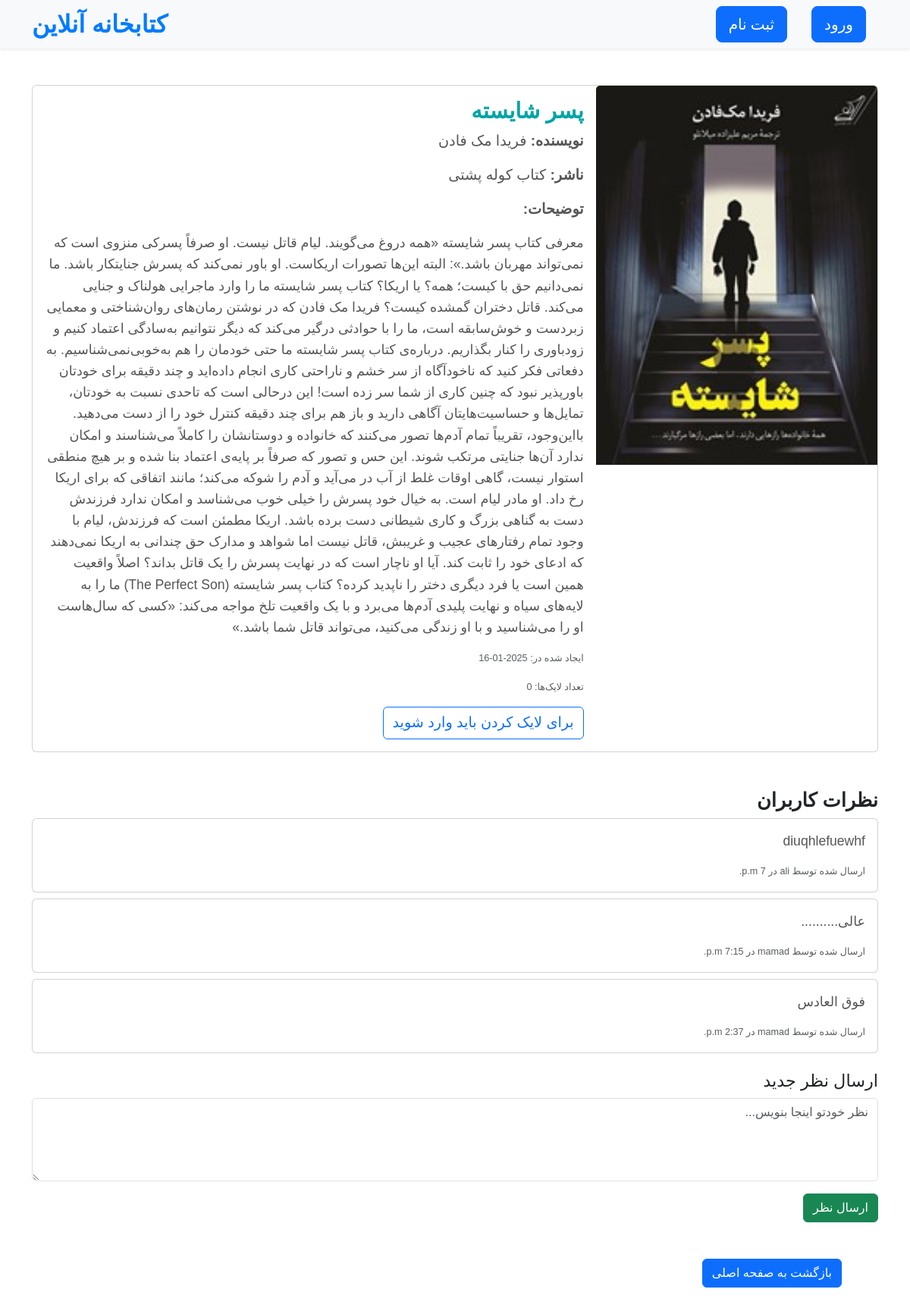
The app's page /book-detail/2/ with its own data.
### Book/models.py (models this page shows, shortened)
class Book(models.Model):
    image = models.ImageField(upload_to='img/', null=True)
    user = models.ForeignKey(User, on_delete=models.CASCADE)
    title = models.CharField(max_length=100, null=False)
    author = models.CharField(max_length=100, null=False)
    description = models.TextField(null=False)
    publisher = models.CharField(max_length=100, null=False)
    translator = models.CharField(max_length=100, null=True, blank=True)
    created_at = models.DateTimeField(auto_now_add=True, null=False)
    comments_count = models.IntegerField(default=0, null=False)
    likes = models.ManyToManyField(User, related_name='liked_books', blank=True)
    def likes_count(self):
        return self.likes.count()

class Comment(models.Model):
    author = models.ForeignKey(User, null=False, on_delete=models.CASCADE)
    book = models.ForeignKey(Book, null=False, on_delete=models.CASCADE)
    text = models.TextField(null=False, blank=False)
    created_at = models.TimeField(auto_now_add=True)

### Book/views.py (the view)
# urls.py: path('book-detail/<int:pk>/',views.book_detail,name='book_detail'),
def book_detail(request, pk):
    book = Book.objects.get(id=pk)
    comments = Comment.objects.filter(book=book) # کامنت های کتاب
    if request.method == 'POST':
        if request.user.is_authenticated:
            form = CommentForm(request.POST)
            if form.is_valid():
                comment = form.save(commit=False)
                comment.author = request.user
                comment.book = book
                comment.save()
                book.comments_count += 1
                book.save()
                return redirect(reverse('Book:book_detail', args=[pk]))  # برگشت به جزئیات کتاب
        else:
            return redirect('Book:login')
    else:
        if book is None:
            return redirect('Book:index')
        else:
            form = CommentForm()
            return render(request, 'book_detail.html', {'book': book, 'comments': comments, 'form': form})

### Book/forms.py
class CommentForm(forms.ModelForm):
    class Meta:
        model = Comment
        fields = ['text']
        widgets = {
            'text': forms.Textarea(attrs={
                'class': 'form-control',
                'placeholder': 'نظر خودتو اینجا بنویس...',
                'rows': 4
            })
        }
        labels = {
            'text': 'متن نظر:',
        }
        book = forms.CharField(widget=forms.HiddenInput(), required=False)
        author = forms.CharField(widget=forms.HiddenInput(), required=False)

### Book/templates/book_detail.html (shortened to what this page needs)
{% extends 'base.html' %}
{% block content %}
<div class="container mt-5" dir="rtl" style="font-family: 'IRANSans', Arial, sans-serif;">
    <div class="card mb-3">
        <div class="row g-0">
            <div class="col-md-4">
                {% if book.image %}
                    <img src="{{ book.image.url }}" class="card-img-top" alt="{{ book.title }}" style="height: 500px; object-fit: cover;">
                {% else %}
                    <img src="https://picsum.photos/300/500" class="card-img-top" alt="{{ book.title }}" style="height: 500px; object-fit: cover;">
                {% endif %}
            </div>
            <div class="col-md-8">
                <div class="card-body text-end">
                    <h5 class="card-title" style="font-size: 1.8rem; font-weight: bold;">{{ book.title }}</h5>
                    <p class="card-text" style="font-size: 1.2rem;"><strong>نویسنده:</strong> {{ book.author }}</p>
                    <p class="card-text" style="font-size: 1.2rem;"><strong>ناشر:</strong> {{ book.publisher }}</p>
                    <p class="card-text" style="font-size: 1.2rem;"><strong>توضیحات:</strong></p>
                    <p class="card-text" style="font-size: 1.1rem; line-height: 1.6;">{{ book.description }}</p>
                    <p class="card-text"><small class="text-muted">ایجاد شده در: {{ book.created_at|date:"Y-m-d" }}</small></p>
                    <p class="card-text"><small class="text-muted">تعداد لایک‌ها: <span class="likes-count">{{ book.likes_count }}</span></small></p>
                    {% if request.user.is_authenticated %}
                        <form action="{% url 'Book:toggle_like' book.pk %}" method="post">
                            {% csrf_token %}
                            <button type="submit" class="btn btn-outline-primary">
                                {% if request.user in book.likes.all %}
                                    ❤️ لایک شده
                                {% else %}
                                    ♡ لایک
                                {% endif %}
                            </button>
                        </form>
                    {% else %}
                        <a href="{% url 'Book:login' %}" class="btn btn-outline-primary" style="font-size: 1.2rem;">برای لایک کردن باید وارد شوید</a>
                    {% endif %}
                </div>
            </div>
        </div>
    </div>
    <div class="mt-5">
        <h4 style="font-size: 1.6rem; font-weight: bold;">نظرات کاربران</h4>
        <div class="comments-list mb-4">
            {% if comments %}
                {% for comment in comments %}
                    <div class="card mb-2">
                        <div class="card-body">
                            <p class="card-text" style="font-size: 1.1rem;">{{ comment.text }}</p>
                            <p class="card-text" style="font-size: 0.9rem;">
                                <small class="text-muted">ارسال شده توسط {{ comment.author }} در {{ comment.created_at }}</small>
                            </p>
                        </div>
                    </div>
                {% endfor %}
            {% else %}
                <p class="text-muted" style="font-size: 1rem;">هنوز نظری ثبت نشده است.</p>
            {% endif %}
        </div>
        <h5 style="font-size: 1.4rem;">ارسال نظر جدید</h5>
        <form method="post">
            <div class="mb-3">
                {{ form.text }}
            </div>
            <button type="submit" class="btn btn-success">ارسال نظر</button>
        </form>
    </div>
    <div dir="rtl">
        <a href="{% url 'Book:index' %}" class="btn btn-primary m-5">بازگشت به صفحه اصلی</a>
    </div>
</div>
{% endblock %}

### static/css/style.css (style rules this page uses)
body { font-family: Arial, sans-serif; margin: 0; padding: 0; background-color: #f4f4f4; color: #333; }
.card { border: none; border-radius: 15px; overflow: hidden; transition: transform 0.2s ease, box-shadow 0.2s ease; }
.card-img-top { height: 300px; width: 100%; object-fit: cover; }
.btn-primary { background-color: rgb(0, 164, 166); border: none; transition: background-color 0.3s ease; }
.card-body p { font-size: 0.9rem; color: #555; }
.card-body h5 { font-size: 1.1rem; color: rgb(0, 164, 166); }
.card-body a { text-decoration: none; }

### records on screen
Book: image (picture), title "پسر شایسته", author "فریدا مک فادن", publisher "کتاب کوله پشتی", description "معرفی کتاب پسر شایسته «همه دروغ می‌گویند. لیام قاتل نیست. او صرفاً پسرکی منزوی است که نمی‌تواند مهربان باشد.»: البته این‌ها تصورات اریکاست. او باور نمی‌کند که پسرش جنایتکار باشد. ما نمی‌دانیم حق با کیست؛ همه؟ یا اریکا؟ کتاب پسر شایسته ما را وارد ماجرایی هولناک و جنایی می‌کند. قاتل دختران گمشده کیست؟ فریدا مک فادن که در نوشتن رمان‌های روان‌شناختی و معمایی زبردست و خوش‌سابقه است، ما را با حوادثی درگیر می‌کند که دیگر نتوانیم به‌سادگی اعتماد کنیم و زودباوری را کنار بگذاریم. درباره‌ی کتاب پسر شایسته ما حتی خودمان را هم به‌خوبی‌نمی‌شناسیم. به دفعاتی فکر کنید که ناخودآگاه از سر خشم و ناراحتی کاری انجام داده‌اید و چند دقیقه برای خودتان باورپذیر نبود که چنین کاری از شما سر زده است! این درحالی است که…", created_at "2025-01-16", likes_count "0"
Comment: text "diuqhlefuewhf", created_at "7 p.m."
Comment: text "عالی..........", author "mamad", created_at "7:15 p.m."
Comment: text "فوق العادس", author "mamad", created_at "2:37 p.m."
